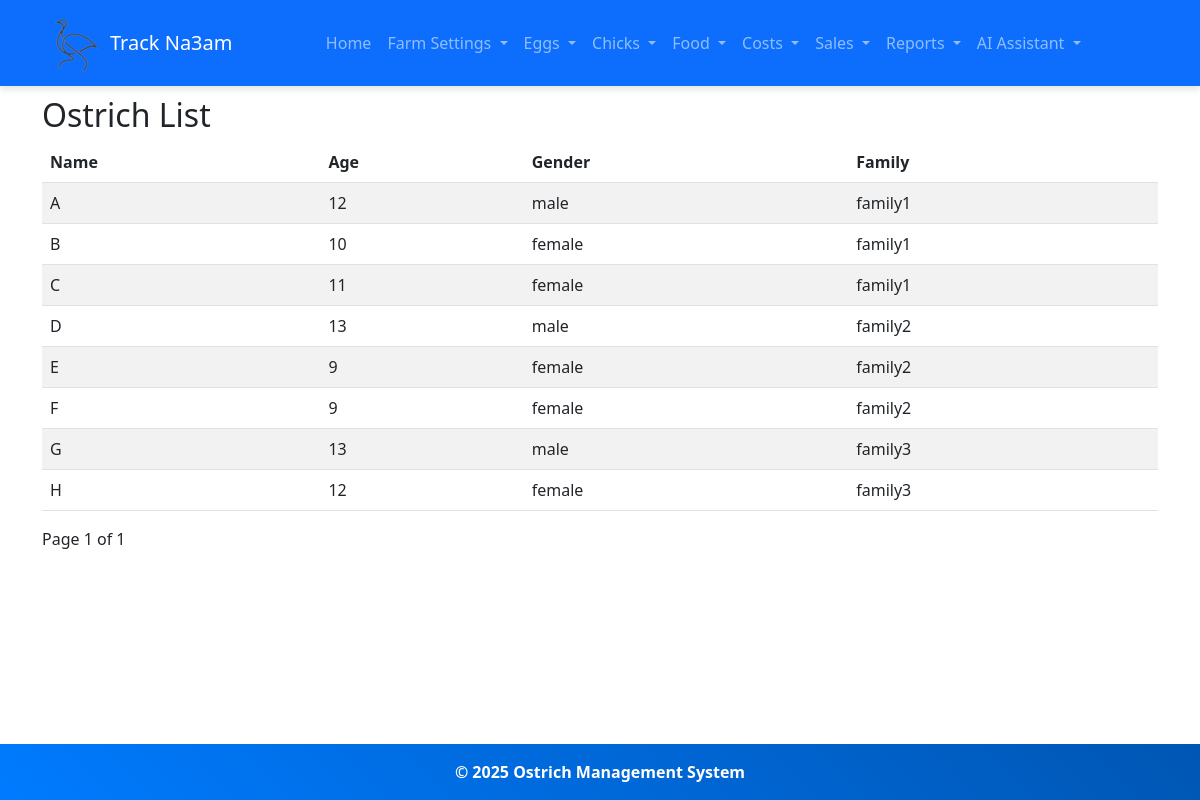
/farm_settings/ostriches/, run on the app's committed database.
### ostrich/models.py (models this page shows, shortened)
class Ostrich(models.Model):
    gender_choices= (
        ('male','male'),
        ('female','female')
    )
    existance_choices = (
        ('exists','exists'),
        ('sold', 'sold'),
        ('slaughtered','Slaughtered')
    )
    family = models.ForeignKey(Family, on_delete=models.CASCADE, related_name='ostriches')
    name = models.CharField(max_length=100)
    age = models.IntegerField(blank=True, null=True)
    gender = models.CharField(max_length= 100, choices = gender_choices, null=True)
    status = models.CharField(max_length= 100, default="exists",choices = existance_choices, null=True)

class Family(models.Model):
    Family_name = models.CharField(max_length=100, null=True)
    pitch = models.ForeignKey(Pitch, on_delete=models.CASCADE, related_name='families')

### ostrich/views.py (the view)
# urls.py: path('farm_settings/ostriches/', views.ostrich_list, name='ostrich_list'),
def ostrich_list(request):
    ostriches = Ostrich.objects.all().filter(status = 'exists').order_by('family__Family_name', 'name')
    paginator = Paginator(ostriches, 10)  # Show 10 ostriches per page
    page_number = request.GET.get('page')
    page_ostriches = paginator.get_page(page_number)
    return render(request, 'farm_settings/ostrich_list.html', {'ostriches': page_ostriches})

### templates/farm_settings/ostrich_list.html (shortened to what this page needs)
{% extends 'base.html' %}
{% block content %}
<h2>Ostrich List</h2>
<table class="table table-striped">
    <thead>
        <tr>
            <th>Name</th>
            <th>Age</th>
            <th>Gender</th>
            <th>Family</th>
        </tr>
    </thead>
    <tbody>
        {% for ostrich in ostriches %}
        <tr>
            <td>{{ ostrich.name }}</td>
            <td>{{ ostrich.age }}</td>
            <td>{{ ostrich.gender }}</td>
            <td>{{ ostrich.family.Family_name }}</td>
        </tr>
        {% empty %}
        <tr>
            <td colspan="4" class="text-center">No ostriches found.</td>
        </tr>
        {% endfor %}
    </tbody>
</table>
<div class="pagination">
    <span>Page {{ ostriches.number }} of {{ ostriches.paginator.num_pages }}</span>
</div>
{% endblock %}

### data on the page
Ostrich: name "A", age "12", gender "male", family.Family_name "family1"
Ostrich: name "B", age "10", gender "female", family.Family_name "family1"
Ostrich: name "C", age "11", gender "female", family.Family_name "family1"
Ostrich: name "D", age "13", gender "male", family.Family_name "family2"
Ostrich: name "E", age "9", gender "female", family.Family_name "family2"
Ostrich: name "F", age "9", gender "female", family.Family_name "family2"
Ostrich: name "G", age "13", gender "male", family.Family_name "family3"
Ostrich: name "H", age "12", gender "female", family.Family_name "family3"

### other printed values
{{ ostriches.number }} "1"
{{ ostriches.paginator.num_pages }} "1"
